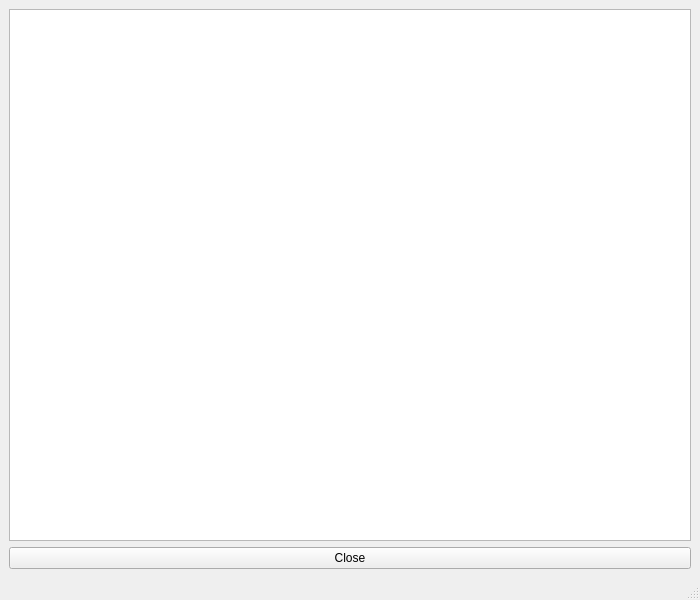
<?xml version="1.0" encoding="UTF-8"?>
<ui version="4.0">
 <class>HelpWindow</class>
 <widget class="QMainWindow" name="HelpWindow">
  <property name="geometry">
   <rect>
    <x>0</x>
    <y>0</y>
    <width>700</width>
    <height>600</height>
   </rect>
  </property>
  <property name="windowTitle">
   <string>Genealogy Maker - Help</string>
  </property>
  <widget class="QWidget" name="centralwidget">
   <layout class="QGridLayout" name="gridLayout">
    <item row="0" column="0">
     <widget class="QTextBrowser" name="textBrowserMain"/>
    </item>
    <item row="1" column="0">
     <widget class="QPushButton" name="pushButtonClose">
      <property name="text">
       <string>Close</string>
      </property>
     </widget>
    </item>
   </layout>
  </widget>
  <widget class="QMenuBar" name="menubar">
   <property name="geometry">
    <rect>
     <x>0</x>
     <y>0</y>
     <width>700</width>
     <height>22</height>
    </rect>
   </property>
  </widget>
  <widget class="QStatusBar" name="statusbar"/>
 </widget>
 <resources/>
 <connections/>
</ui>
